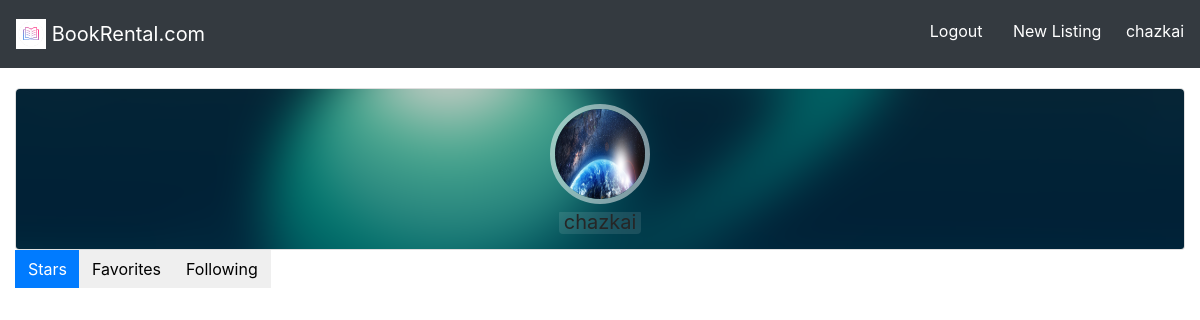
The page /books/library/ (signed in) on the database as committed earlier.
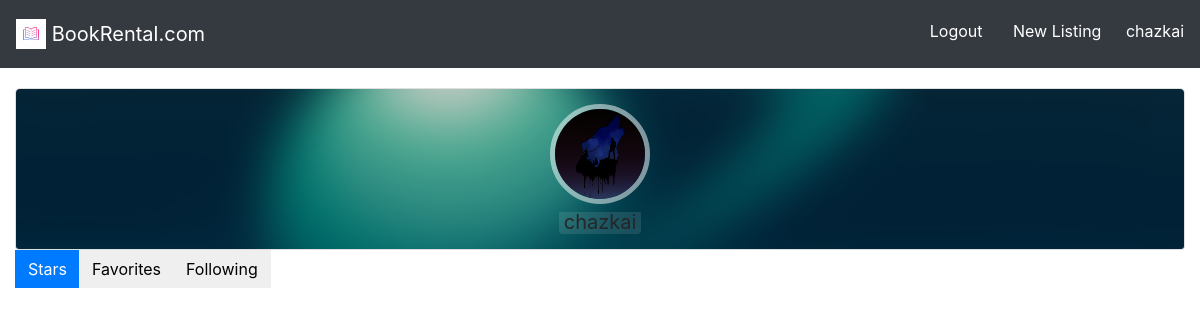
The same page on the database as committed later.
### accounts/models.py (models this page shows, shortened)
class Profile(models.Model):
	location = models.CharField(max_length=60)
	picture = models.ImageField(default='default.png', blank = True)
	account = models.ForeignKey(User, on_delete=models.CASCADE, default=None)
	class Meta:
		ordering = ('location',)

### books/views.py (the view)
def library(request):
	my_listings = Book.objects.filter(owner=request.user)
	username = request.user.username
	profile = Profile.objects.get(account=request.user)
	return render(request, 'books/book_library.html',{
		'my_listings':my_listings,
		'username':username,
		'profile':profile
	})

### books/templates/books/book_library.html (shortened to what this page needs)
{% extends 'base_layout.html' %}
{% block content %}
<div class="col-lg-12 col-sm-12">
    <div class="card hovercard">
        <div class="card-background">
        </div>
        <div class="useravatar">
            <img alt="" src="{{ profile.picture.url }}">
        </div>
        <div class="card-info"> <span class="card-title">{{ username }}</span>
        </div>
    </div>
    <div class="btn-pref btn-group btn-group-justified btn-group-lg" role="group" aria-label="...">
        <div class="btn-group" role="group">
            <button type="button" id="stars" class="btn btn-primary" href="#tab1" data-toggle="tab">
                <div class="hidden-xs">Stars</div>
            </button>
        </div>
        <div class="btn-group" role="group">
            <button type="button" id="favorites" class="btn btn-default" href="#tab2" data-toggle="tab">
                <div class="hidden-xs">Favorites</div>
            </button>
        </div>
        <div class="btn-group" role="group">
            <button type="button" id="following" class="btn btn-default" href="#tab3" data-toggle="tab">
                <div class="hidden-xs">Following</div>
            </button>
        </div>
    </div>
        <div class="well">
      <div class="tab-content">
      </div>
    </div>
    </div>
{% endblock %}

Rows that differ between the two databases and show on the page:
removed Profile: picture (picture)
added Profile: picture (picture)
